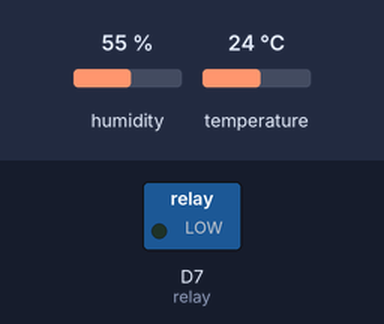
This sketch was run on a simulated ESP8266 (NodeMCU). Shown: switched loads named in the sketch (green lamp = pin HIGH). Inputs (shaded band) come from the test bench; at power-on: temperature 24 °C, humidity 55 %. WiFi joins after 1.5 s; servers stay silent unless stated; what the sketch prints to the serial monitor is not drawn.

Above: at 2.7 s.
2.8 s: temperature set to 29 °C
6.4 s: temperature set to 32 °C
At 9.2 s:
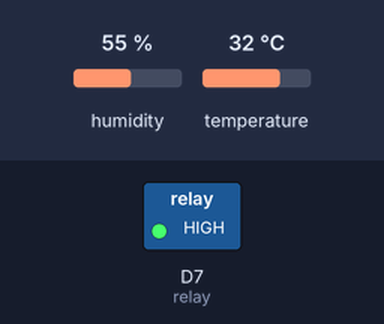
10.0 s: temperature set to 12 °C
At 12.2 s:
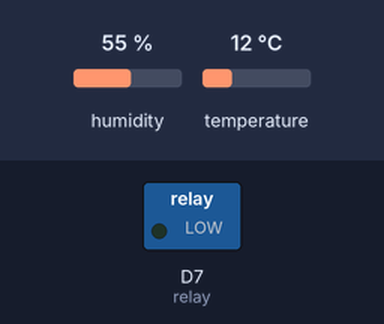
13.6 s: temperature set to 33 °C
At 17.1 s:
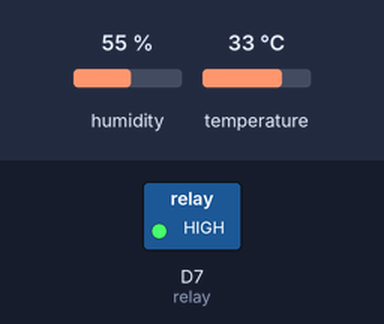
Timing chart, 0 to 18.5 s (numbered marks = the images above; inputs shaded):
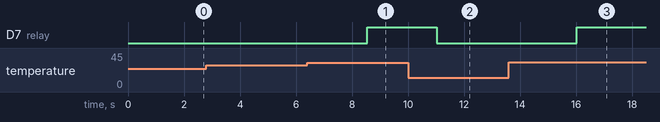

The sketch:

PRAKTIKUM_MODUL5_DHT11_RELAY_FIREBASE.ino
```cpp
#include <DHT.h>
#include <FirebaseESP8266.h>   // Library Firebase untuk ESP8266

#define DHTPIN D2      // Pin yang terhubung dengan output sensor DHT
#define relay D7    // Pin yang terhubung dengan relay

#define DHTTYPE DHT11   // Tipe sensor DHT yang digunakan (DHT11 atau DHT22)

DHT dht(DHTPIN, DHTTYPE);

// Konfigurasi Firebase
#define FIREBASE_HOST "pengukuran-suhu-modul-5-tugas-default-rtdb.firebaseio.com/"
#define FIREBASE_AUTH "fKGHLX8IgOFXanSP6x2P00gmrO5tJqeFRCd2uEDc"

// Nama Wifi
#define WIFI_SSID "SUBIANTO"          // SSID (nama) WiFi
#define WIFI_PASSWORD "americano"     // Kata sandi WiFi

FirebaseData firebaseData;

void setup() {
  Serial.begin(9600);   // Menginisialisasi komunikasi serial dengan kecepatan 9600 bps
  Serial.println(F("DHT11 test!"));   // Menampilkan pesan "DHT11 test!" pada Serial Monitor
  pinMode(relay, OUTPUT);   // Mengatur pin relay sebagai output

  dht.begin();   // Memulai sensor DHT

  // Koneksi ke Wifi
  WiFi.begin(WIFI_SSID, WIFI_PASSWORD);   // Memulai koneksi WiFi dengan SSID dan kata sandi yang ditentukan
  Serial.print("Menghubungkan");
  while (WiFi.status() != WL_CONNECTED) { // Menunggu hingga ESP8266 terhubung ke WiFi
    Serial.print(".");
    delay(500);
  }
  Serial.println();
  Serial.print("Terhubung dengan IP: ");
  Serial.println(WiFi.localIP());         // Menampilkan alamat IP lokal ESP8266 yang terhubung ke WiFi
  Serial.println();

  Firebase.begin(FIREBASE_HOST, FIREBASE_AUTH); // Memulai koneksi ke Firebase menggunakan URL host dan token autentikasi
}

void loop() {
  delay(2000);   // Menunda eksekusi program selama 2 detik (2000 milidetik)

  float h = dht.readHumidity();   // Membaca nilai kelembaban dari sensor DHT
  float t = dht.readTemperature();   // Membaca nilai suhu dalam Celsius dari sensor DHT
  float f = dht.readTemperature(true);   // Membaca nilai suhu dalam Fahrenheit dari sensor DHT

  // Memeriksa apakah sensor berhasil membaca suhu dan kelembaban
  if (isnan(h) || isnan(t) || isnan(f))  {
    Serial.println(F("Failed to read from DHT sensor!"));   // Menampilkan pesan kesalahan jika sensor gagal membaca
    return;
  }

  float hif = dht.computeHeatIndex(f, h);   // Menghitung indeks kepanasan berdasarkan suhu dalam Fahrenheit
  float hic = dht.computeHeatIndex(t, h, false);   // Menghitung indeks kepanasan berdasarkan suhu dalam Celsius

  // Menampilkan nilai suhu dan kelembapan pada Serial Monitor
  Serial.print(F("Humidity: "));
  Serial.print(h);
  Serial.print(F("% Temperature: "));
  Serial.print(t);
  Serial.print(F("°C "));
  Serial.print(f);
  Serial.print(F("°F Heat Index: "));
  Serial.print(hic);
  Serial.print(F("°C "));
  Serial.print(hif);
  Serial.print(F("°F"));

  if (t <= 30) {
    digitalWrite(relay, LOW);   // Mengatur pin relay menjadi LOW (OFF)
    Serial.println("Relay OFF");   // Menampilkan pesan "Relay OFF" pada Serial Monitor
  } else {
    digitalWrite(relay, HIGH);   // Mengatur pin relay menjadi HIGH (ON)
    Serial.println("Relay ON");   // Menampilkan pesan "Relay ON" pada Serial Monitor
  }

  // Mengirim data ke Firebase
  if (Firebase.setFloat(firebaseData, "/humidity", h) &&
      Firebase.setFloat(firebaseData, "/temperature", t) &&
      Firebase.setFloat(firebaseData, "/heatIndex", hic)) {
    Serial.println("Data sent to Firebase successfully!");
  } else {
    Serial.println("Failed to send data to Firebase!");
  }
}
```

Measured:
- the behaviour switches between 30 and 31 °C on temperature (found by bisection; images 0 and 1)
- after the input at 2.8 s, every drawn part: stays the same
- after the input at 6.4 s, D7 (relay): LOW → HIGH after 2.1 s
- after the input at 10.0 s, D7 (relay): HIGH → LOW after 1.0 s
- after the input at 13.6 s, D7 (relay): LOW → HIGH after 2.4 s
